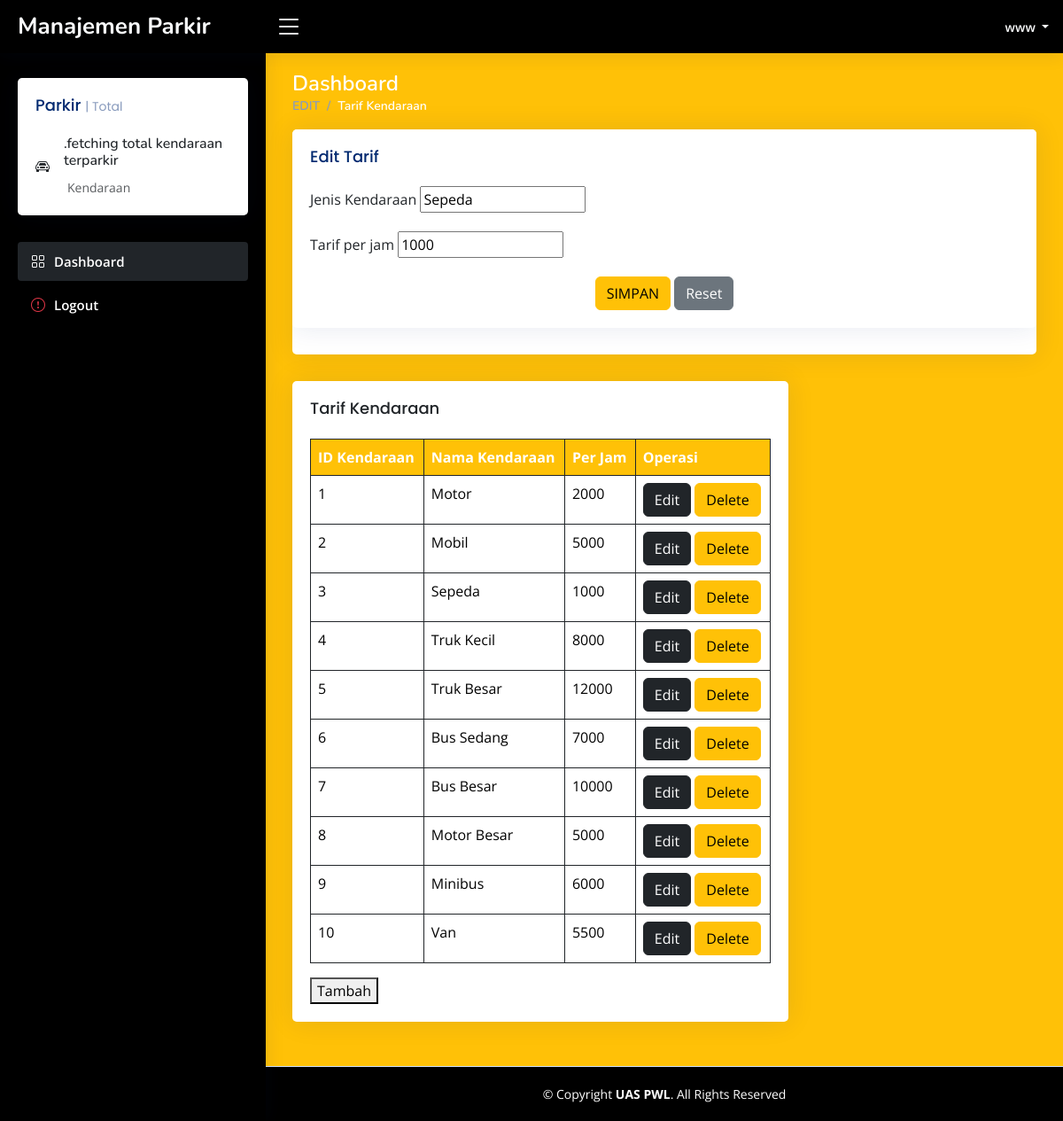
Screenshot of /editke.php?id_kendaraan=3 (signed in) with the database file from the repository.
### tables this page shows
CREATE TABLE `tarif_kendaraan` (
  `id_kendaraan` int(3) NOT NULL,
  `nama_kendaraan` varchar(30) NOT NULL,
  `tarif_per_jam` int(255) NOT NULL
);

### tarif.php (the view)
<div class="col-lg-8">
  <?php
  $sql_tarif_kendaraan = "SELECT * FROM tarif_kendaraan";
  $result_tarif_kendaraan = $conn->query($sql_tarif_kendaraan);
  ?>
  <div class="card">
    <div class="card-body">
      <h5 class="card-title text-dark">Tarif Kendaraan</h5>
      <table class="table table-bordered border-dark">
        <thead>
          <tr>
            <th scope="col" class="bg-warning text-white">ID Kendaraan</th>
            <th scope="col" class="bg-warning text-white">Nama Kendaraan</th>
            <th scope="col" class="bg-warning text-white">Per Jam</th>
            <th scope="col" class="bg-warning text-white hidden-link">Operasi</th>
          </tr>
        </thead>
        <tbody>
          <?php while ($row = $result_tarif_kendaraan->fetch_assoc()) { ?>
            <tr>
              <td>
                <?php echo $row["id_kendaraan"]; ?>
              </td>
              <td>
                <?php echo $row["nama_kendaraan"]; ?>
              </td>
              <td>
                <?php echo $row["tarif_per_jam"]; ?>
              </td>
              <td class="hidden-link">
                <a href='editke.php?id_kendaraan=<?php echo $row["id_kendaraan"]; ?>' class='btn btn-dark'>Edit</a>
                <a href='deletep.php?id_kendaraan=<?php echo $row["id_kendaraan"]; ?>' class='btn btn-warning'>Delete</a>
              </td>
            </tr>
          <?php } ?>
        </tbody>
      </table>
      <button type="button" onclick="window.location.href='createTarif.php'"
        class=" btn-warning hidden-link">Tambah</button>
    </div>
  </div>
</div>

### editke.php (shortened to what this page needs)
<?php
include('bootstrapper.php');
include('header.php');
include('sidebar.php');
require "conn.php";
$id = isset($_GET['id_kendaraan']) ? $_GET['id_kendaraan'] : '';
$data = mysqli_query($conn, "SELECT * FROM tarif_kendaraan WHERE id_kendaraan='$id'");
while($d = mysqli_fetch_array($data)) {
?>
<?php require('mainfetch.php') ?>
<body>
  <main id="main" class="main bg-warning">
    <div class="pagetitle">
      <h1 class="text-white">Dashboard</h1>
      <nav>
        <ol class="breadcrumb">
          <li class="breadcrumb-item"><a href="index.php">EDIT</a></li>
          <li class="breadcrumb-item active text-white">Tarif Kendaraan</li>
        </ol>
      </nav>
      <div class="col-lg-12">
        <div class="col-12">
          <div class="card recent-sales overflow-auto">
            <div class="card">
              <div class="card-body">
                <h5 class="card-title">Edit Tarif</h5>
                <form class="row g-3" method="post" action="updatek.php">
    <div class="col-12">
        <label class="form-label">Jenis Kendaraan</label>
        <input type="text" name="nama_kendaraan" value="<?php echo $d['nama_kendaraan']; ?>">
    </div>
    <div class="col-12">
        <label class="form-label">Tarif per jam</label>
        <input type="text" name="tarif_per_jam" value="<?php echo $d['tarif_per_jam']; ?>">
    </div>
    <div class="text-center">
        <input type="submit" class="btn btn-warning" value="SIMPAN">
        <input type="reset" class="btn btn-secondary">
    </div>
</form>
              </div>
            </div>
          </div>
        </div>
        <?php
        include('tarif.php');
        ?>
      </div>
  </main>
<?php
};?>
  <footer id="footer" class="footer bg-black">
    <div class="copyright text-white">
      &copy; Copyright <strong><span>UAS PWL</span></strong>. All Rights Reserved
    </div>
  </footer>
</body>
</html>

### assets/css/style.css (style rules this page uses)
:root { scroll-behavior: smooth; }
body { font-family: "Open Sans", sans-serif; background: #f6f9ff; color: #444444; }
a { color: #4154f1; text-decoration: none; }
h1, h2, h3, h4, h5, h6 { font-family: "Nunito", sans-serif; }
#main { margin-top: 60px; padding: 20px 30px; transition: all 0.3s; }
.pagetitle { margin-bottom: 10px; }
.pagetitle h1 { font-size: 24px; margin-bottom: 0; font-weight: 600; color: #012970; }
.card { margin-bottom: 30px; border: none; border-radius: 5px; box-shadow: 0px 0 30px rgba(1, 41, 112, 0.1); }
.card-title { padding: 20px 0 15px 0; font-size: 18px; font-weight: 500; color: #012970; font-family: "Poppins", sans-serif; }
.card-body { padding: 0 20px 20px 20px; }
.breadcrumb { font-size: 14px; font-family: "Nunito", sans-serif; color: #899bbd; font-weight: 600; }
.breadcrumb a { color: #899bbd; transition: 0.3s; }
.breadcrumb .breadcrumb-item::before { color: #899bbd; }
.breadcrumb .active { color: #51678f; font-weight: 600; }
@media (min-width: 1200px) { #main, #footer { margin-left: 300px; } }
.footer { padding: 20px 0; font-size: 14px; transition: all 0.3s; border-top: 1px solid #cddfff; }
.footer .copyright { text-align: center; color: #012970; }

### rows the page displays
tarif_kendaraan: nama_kendaraan "Sepeda", tarif_per_jam "1000", id_kendaraan "3"
tarif_kendaraan: id_kendaraan "1", nama_kendaraan "Motor", tarif_per_jam "2000"
tarif_kendaraan: id_kendaraan "2", nama_kendaraan "Mobil", tarif_per_jam "5000"
tarif_kendaraan: id_kendaraan "4", nama_kendaraan "Truk Kecil", tarif_per_jam "8000"
tarif_kendaraan: id_kendaraan "5", nama_kendaraan "Truk Besar", tarif_per_jam "12000"
tarif_kendaraan: id_kendaraan "6", nama_kendaraan "Bus Sedang", tarif_per_jam "7000"
tarif_kendaraan: id_kendaraan "7", nama_kendaraan "Bus Besar", tarif_per_jam "10000"
tarif_kendaraan: id_kendaraan "8", nama_kendaraan "Motor Besar", tarif_per_jam "5000"
tarif_kendaraan: id_kendaraan "9", nama_kendaraan "Minibus", tarif_per_jam "6000"
tarif_kendaraan: id_kendaraan "10", nama_kendaraan "Van", tarif_per_jam "5500"
